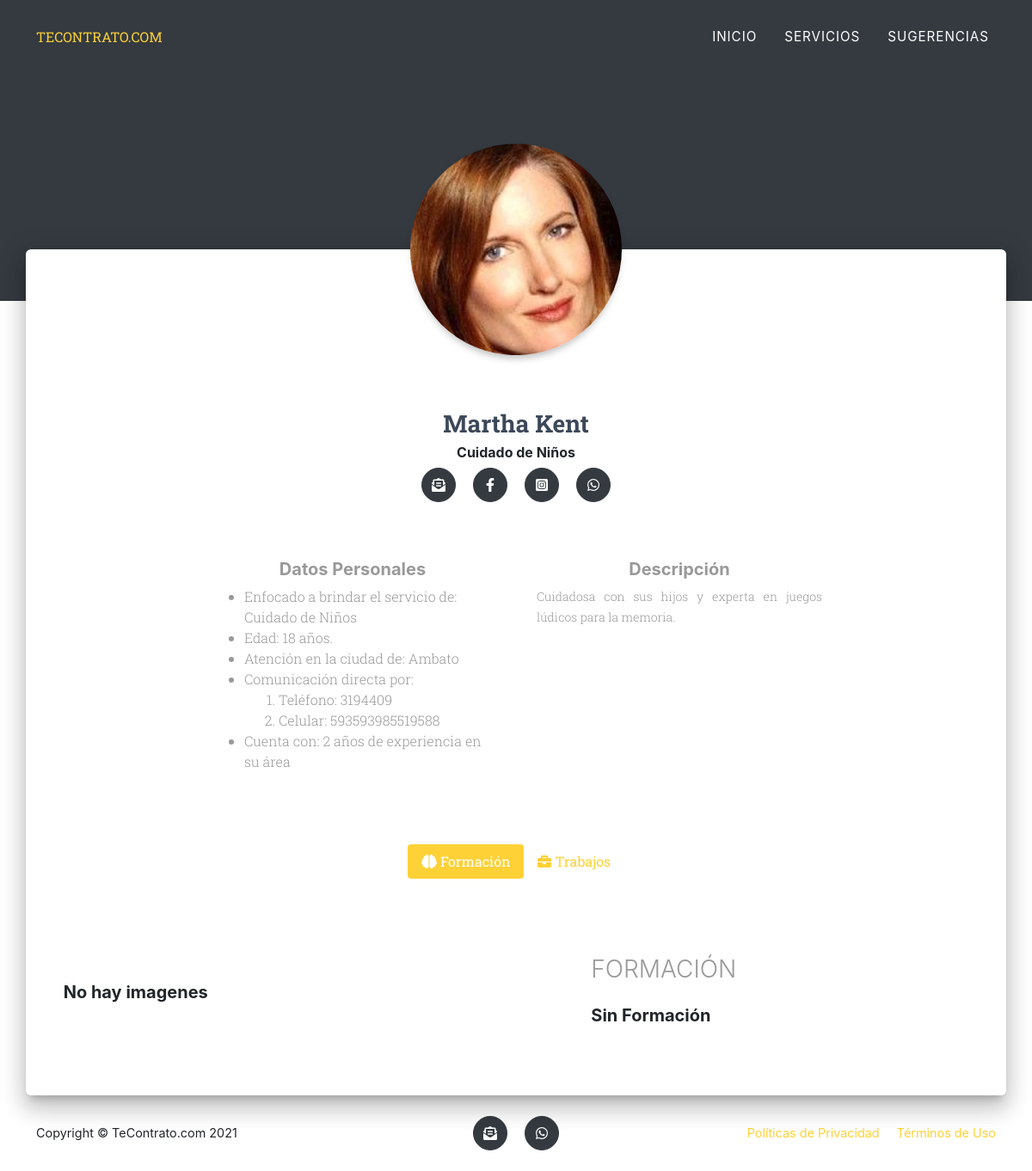
Page /perfil.php?id=4 on the committed database.
### tables this page shows
CREATE TABLE `usuario` (
  `ID_PERSONA` int(5) NOT NULL,
  `ID_TIPO` int(2) NOT NULL,
  `ID_SERVICIOS` int(5) NOT NULL,
  `ID_LUGAR` int(5) NOT NULL,
  `NOMBRE` varchar(40) NOT NULL,
  `EDAD` int(2) NOT NULL,
  `CORREO` varchar(30) NOT NULL,
  `PSWD` varchar(20) NOT NULL,
  `DESCRIPCION` text DEFAULT NULL,
  `TELEFONO` int(10) DEFAULT NULL,
  `CELULAR` bigint(15) DEFAULT NULL,
  `AN_EXPERIENCIA` int(2) DEFAULT NULL,
  `FOTO` text DEFAULT NULL,
  `FACEBOOK` varchar(60) DEFAULT NULL,
  `INSTAGRAM` varchar(60) DEFAULT NULL,
  `NUM_VISITAS` int(5) DEFAULT 0,
  `NUM_REDES` int(5) NOT NULL DEFAULT 0,
  `NUM_SMS` int(5) NOT NULL DEFAULT 0,
  `NUM_COR` int(5) NOT NULL DEFAULT 0,
  `ESTATUS` int(11) NOT NULL DEFAULT 1
);

CREATE TABLE `servicios` (
  `ID_SERVICIOS` int(5) NOT NULL,
  `NOMBRE_SERVICIO` varchar(40) NOT NULL
);

CREATE TABLE `lugar` (
  `ID_LUGAR` int(5) NOT NULL,
  `nombre_lugar` varchar(40) NOT NULL
);

### perfil.php (the view, shortened to what this page needs)
<?php
include ('conexion.php');
$persona = array(
    'datos' => array(
    'nombre' => 'Edwin Hernández',
    'correo' => 'fonsihernández8@gmail.com',
    'asunto' => 'Mas Información sobre TeContrato.com',
    'msg' => 'Se requiere mayor información sobre el funcionamiento de su página',
    'fono' => '5930996434838'
    )
);
if(empty($_REQUEST['id'])){
    header('location: clientes.php');
}else{
    $idusuario = $_REQUEST['id'];
    $query = "SELECT ID_TIPO, s.NOMBRE_SERVICIO,s.ID_SERVICIOS,l.ID_LUGAR,l.nombre_lugar,NOMBRE,CORREO,EDAD,TELEFONO,CELULAR,AN_EXPERIENCIA,FOTO,FACEBOOK,INSTAGRAM,ID_PERSONA,DESCRIPCION,NUM_VISITAS FROM usuario, servicios s,lugar l
    WHERE usuario.ID_SERVICIOS = s.ID_SERVICIOS AND usuario.ID_LUGAR = l.ID_LUGAR AND ID_PERSONA = $idusuario ";
    $llamarUsuario = mysqli_query($conexion,$query);
    $result = mysqli_num_rows($llamarUsuario);
    $row = "";
    if($result > 0){
        $row = mysqli_fetch_array($llamarUsuario);
    }
}
?>
<!doctype html>
<html lang="es">
<head>
    <link rel="stylesheet" href="https://stackpath.bootstrapcdn.com/bootstrap/4.1.3/css/bootstrap.min.css"
>
    <link rel="stylesheet" href="css/perfil.css">
    <link rel="stylesheet"
        href="https://unpkg.com/bootstrap-material-design@4.1.1/dist/css/bootstrap-material-design.min.css"
>
    <link rel="stylesheet" href="css/estilos.css">
</head>
<body class="profile-page">
    <nav class="navbar navbar-expand-lg navbar-dark fixed-top " id="mainNav">
        <div class="container">
            <a class="masthead-subheading text-uppercase" href="index.php">TECONTRATO.COM</a>
            <div class="collapse navbar-collapse" id="navbarResponsive">
                <ul class="navbar-nav text-uppercase ml-auto">
                    <li class="nav-item"><a class="nav-link js-scroll-trigger" href="index.php">Inicio</a></li>
                    <li class="nav-item"><a class="nav-link js-scroll-trigger" href="clientes.php">
                            Servicios</a></li>
                    <li class="nav-item"><a class="nav-link js-scroll-trigger" href="sugerencias.html">Sugerencias</a>
                    </li>
                </ul>
            </div>
    </nav>
    <div class="main main-raised">
        <div class="profile-content">
            <div class="container">
                <div class="row">
                    <div class="col-md-6 ml-auto mr-auto">
                        <div class="profile">
                            <div class="avatar">
                                <?php
                                if ($row['FOTO'] == null) {
                                    $link = "http://ssl.gstatic.com/accounts/ui/avatar_2x.png";
                                } else {
                                    $link = $row['FOTO'];
                                }
                            ?>
                                <img src="<?php echo $link ?>" alt="FOTO NO REGISTRADA"
                                    class="img-raised rounded-circle img-fluid">
                            </div>
                            <div class="name">
                                <h3 class="title">
                                    <?php echo $row['NOMBRE'] ?>
                                </h3>
                                <h6>
                                    <?php echo $row['NOMBRE_SERVICIO'] ?>
                                </h6>
                                <a class="btn btn-dark btn-social mx-2" href="rdmail.php?id=<?php echo $idusuario ?>"><i class="fas fa-envelope-open-text" target="_blank"></i>
                                </a>
                                <a class="btn btn-dark btn-social mx-2" href="redireccion.php?id=<?php echo $idusuario ?>"><i
                                        class="fab fa-facebook-f" target="_blank"></i></a>
                                <a class="btn btn-dark btn-social mx-2" href="redirect2.php?id=<?php echo $idusuario ?>"><i
                                        class="fab fa-instagram-square" target="_blank"></i></a>
                                <a class="btn btn-dark btn-social mx-2" href="rdwsp.php?id=<?php echo $idusuario ?>"><i
                                        class="fab fa-whatsapp" target="_blank"></i></a>
                            </div>
                        </div>
                    </div>
                </div>
                <div class="row mt-5">
                    <div class="col-sm-1 col-md-2 col-lg-2 ml-auto">
                    </div>
                    <div class="col-sm-5 col-md-4 col-lg-4 ">
                        <div class="container description ml-auto">
                            <h5 class="text-center">
                                Datos Personales
                            </h5>
                            <ul>
                                <li>Enfocado a brindar el servicio de:
                                    <?php echo $row['NOMBRE_SERVICIO'] ?>
                                </li>
                                <li>Edad:
                                    <?php echo $row['EDAD'] ?> años.
                                </li>
                                <li>Atención en la ciudad de:
                                    <?php echo $row['nombre_lugar'] ?>
                                </li>
                                <li>Comunicación directa por:
                                            <ol>
                                                <li>Teléfono:
                                                    <?php echo $row['TELEFONO'] ?>
                                                </li>
                                                <li>Celular:
                                                    <?php echo $row['CELULAR'] ?>
                                                </li>
                                            </ol>
                                        </li>
                                        <li>Cuenta con:
                                            <?php echo $row['AN_EXPERIENCIA'] ?> años de experiencia en su área
                                        </li>
                            </ul>
                        </div>
                    </div>
                    <div class="col-sm-4 col-md-4 col-lg-4 ml-auto">
                        <div class="container-fluid description text-justify">
                            <h5 class="text-center">
                                Descripción
                            </h5>
                            <p>
                            <?php
                                            if($row['DESCRIPCION']==null){
                                                echo "El usuario no ha agregado su descripción personal";
                                            }else{
                                                echo $row['DESCRIPCION'];
                                            }
                                            ?>
                            </p>
                        </div>
                    </div>
                    <div class="col-sm-1 col-md-2 col-lg-2 ml-auto">
                    </div>
                </div>
                <div class="profile-tabs">
                    <ul class="nav nav-pills nav-pills-icons justify-content-center" role="tablist">
                        <li class="nav-item">
                            <a class="nav-link active" href="#studio" role="tab" data-toggle="tab" id="experienciabtn">
                                <i class="fas fa-brain"></i>
                                Formación
                            </a>
                        </li>
                        <li class="nav-item">
                            <a class="nav-link" href="#works" role="tab" data-toggle="tab" id="trabajobtn">
                                <i class="fas fa-briefcase"></i>
                                Trabajos
                            </a>
                        </li>
                    </ul>
                </div>
                <div class="row ">
                    <div class="col-sm-6 col-md-6 col-lg-6 mr-auto ml-auto ">
                        <div class="container mr-auto ml-auto">
                            <div class="tab-content tab-space">
                                <div class="tab-pane active gallery" id="studio">
                                    <div class="row">
                                    <?php
                                        $ID = $idusuario;
                                        $query4 = "SELECT f.FOTO1,f.FOTO2 FROM FORMACION f,USUARIO U WHERE f.ID_PERSONA = '$ID' AND U.ID_PERSONA = '$ID'";
                                        include "conexion.php";
                                        $IMGS_F = mysqli_query($conexion,$query4);
                                        $result = mysqli_num_rows($IMGS_F);
                                            if($result >0){
                                                while($data4 = mysqli_fetch_array($IMGS_F)){
                                        ?>
                                            <div class="col-md-6">
                                                <img src="<?php echo $data4[0] ?>"
                                                    class="rounded">
                                            </div>
                                            <div class="col-md-6">
                                                <img src="<?php echo $data4[1] ?>"
                                                    class="rounded">
                                            </div>
                                            <?php
                                        }
                                }else {
                                    echo "<br class='mt-5'><h5 class='descripcion mt-5'>No hay imagenes</h5>";
                                }
                                ?>
                                    </div>
                                </div>
                            </div>
                        </div>
                    </div>
                    <div class="col-sm-6 col-md-6 col-lg-5 mt-5 mr-auto">
                        <br>
                        <div class="container-fluid text-justify" id="experiencia">
                        <h3 class="description">FORMACIÓN</h3>
                        <?php
                        $ID = $idusuario;
                        $query = "SELECT f.DESCRIPCION FROM FORMACION f,USUARIO U WHERE f.ID_PERSONA = '$ID' AND U.ID_PERSONA = '$ID'";
                        include "conexion.php";
                        $DESC_F = mysqli_query($conexion,$query);
                        $result = mysqli_num_rows($DESC_F);
                            if($result >0){
                                while($data2 = mysqli_fetch_array($DESC_F)){
                                    ?>
                                    <p class="description">
                                        <ul class="description">
                                            <li>
                                            <?php echo $data2[0] ?>
                                            </li>
                                        </ul>
                                    </p>
                                    <?php
                                        }
                                } else {
                                    echo "<br><h5 class='descripcion'>Sin Formación</h5>";
                                }
                                ?>
                        </div>
                    </div>
                </div>
            </div>
        </div>
    </div>
    <footer class="footer py-4">
        <div class="container">
            <div class="row align-items-center">
                <div class="col-sm-3 col-md-4 col-lg-4 text-lg-left">Copyright © TeContrato.com 2021</div>
                <div class="col-sm-6 col-md-4 col-lg-4 my-3 my-lg-0">
                    <a class="btn btn-dark btn-social mx-2" href="mailto:
                <?php echo $persona["datos"]["correo"]; ?>
                        ?subject=
                        <?php echo $persona["datos"]["asunto"]; ?>
                        &body=
                        <?php echo $persona["datos"]["msg"]; ?>
                        "><i class="fas fa-envelope-open-text"></i>
                    </a>
                    <a class="btn btn-dark btn-social mx-2" href="https://api.whatsapp.com/send?phone=
                    <?php echo $persona["datos"]["fono"]; ?>&text=
                        <?php echo $persona["datos"]["msg"]; ?>" target="_blank"><i class="fab fa-whatsapp"></i>
                    </a>
                </div>
                <div class="col-sm-3 col-md-4 col-lg-4 text-lg-right">
                    <a class="mr-3" href="#!">Políticas de Privacidad</a>
                    <a href="#!">Términos de Uso</a>
                </div>
            </div>
        </div>
    </footer>
</body>
</html>

### css/perfil.css (style rules this page uses)
.main-raised { margin: -60px 30px 0; border-radius: 6px; box-shadow: 0 16px 24px 2px rgba(0,0,0,.14), 0 6px 30px 5px rgba(0,0,0,.12), 0 8px 10px -5px rgba(0,0,0,.2); }
.main { background: #FFF; position: relative; z-index: 3; }
.profile-page .profile { text-align: center; }
.profile-page .profile img { max-width: 45%; width: 100%; margin: 0 auto; -webkit-transform: translate3d(0,-50%,0); -moz-transform: translate3d(0,-50%,0); -o-transform: translate3d(0,-50%,0); -ms-transform: translate3d(0,-50%,0); transform: translate3d(0,-50%,0); }
.img-raised { box-shadow: 0 5px 15px -8px rgba(0,0,0,.24), 0 8px 10px -5px rgba(0,0,0,.2); }
.rounded-circle { border-radius: 50%!important; }
.img-fluid, .img-thumbnail { max-width: 100%; height: auto; }
.title { margin-top: 20px; min-height: 32px; color: #3C4858; font-weight: 700; font-family: "Roboto Slab","Times New Roman",serif; }
.profile-page .description { margin: 1.071rem auto 0; max-width: 600px; color: #999; font-weight: 300; }
p { font-size: 14px; margin: 0 0 10px; }
.profile-page .profile-tabs { margin-top: 4.284rem; }
.tab-space { padding: 20px 0 50px; }
.profile-page .gallery { margin-top: 3.213rem; padding-bottom: 50px; }
.profile-page .profile .name { margin-top: -80px; }

### rows in the picture
usuario: FOTO (picture), NOMBRE "Martha Kent", ID_SERVICIOS.NOMBRE_SERVICIO "Cuidado de Niños", EDAD "18", ID_LUGAR.nombre_lugar "Ambato", TELEFONO "3194409", CELULAR "593593985519588", AN_EXPERIENCIA "2", DESCRIPCION "Cuidadosa con sus hijos y experta en juegos lúdicos para la memoria."
